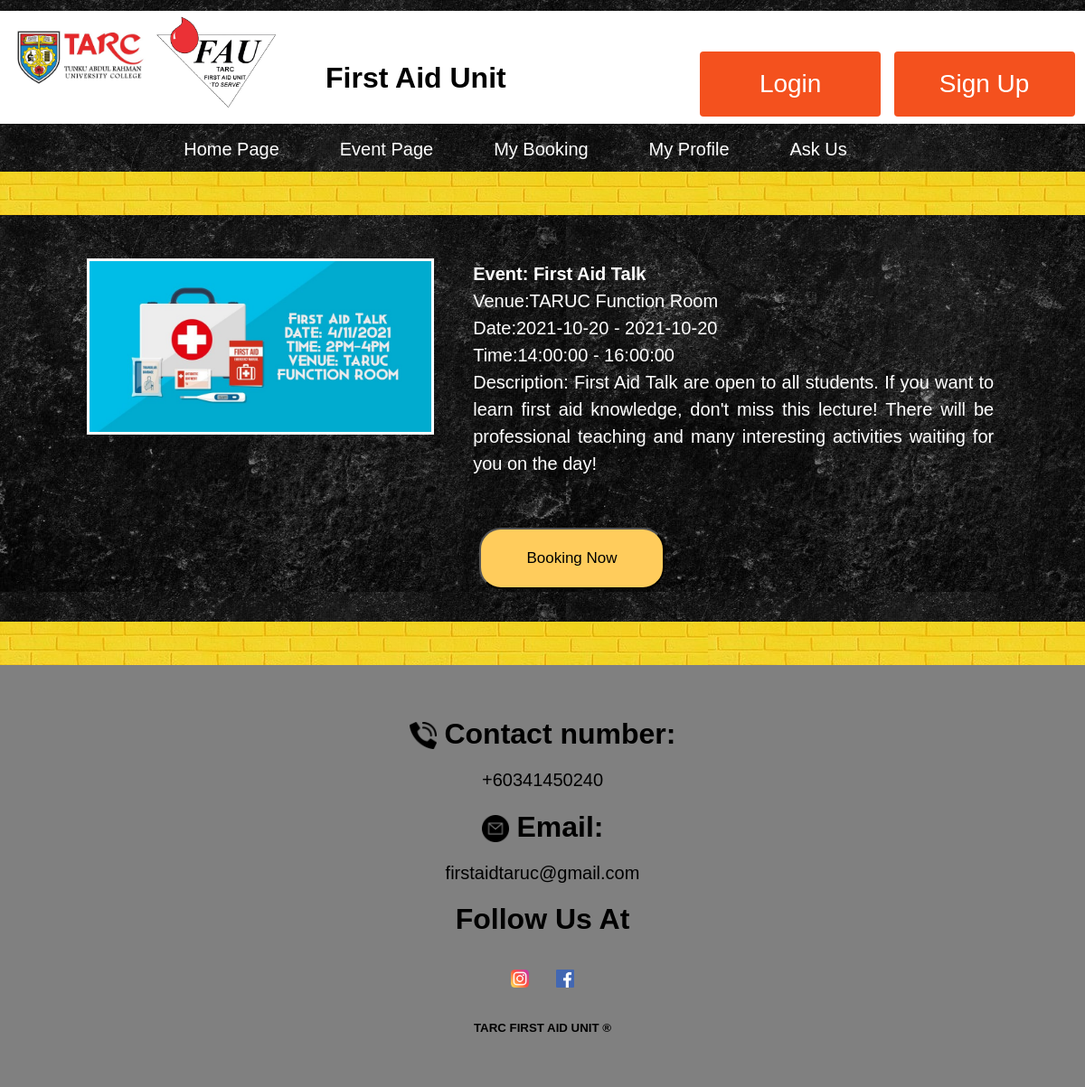
/srcClient/event_detail.php?id=1, run on the app's committed database.
### tables this page shows
CREATE TABLE `event` (
  `EventID` int(11) NOT NULL,
  `EventName` varchar(40) NOT NULL,
  `Category` varchar(30) NOT NULL,
  `StartDate` date NOT NULL,
  `EndDate` date NOT NULL,
  `StartTime` time NOT NULL,
  `EndTime` time NOT NULL,
  `Venue` varchar(40) NOT NULL,
  `No_of_Booking` int(11) NOT NULL,
  `Picture_location` varchar(40) NOT NULL,
  `Description` varchar(255) NOT NULL,
  `LimitBooking` int(11) NOT NULL
);

### srcClient/event_detail.php (the view, shortened to what this page needs)
<html>
    <head>
        <link rel="stylesheet" href="../css/layout.css">
        <link rel="stylesheet" href="../css/homepage.css">
        <link rel="stylesheet" href="../css/viewEvent.css">
        <link rel="stylesheet" href="../css/owl.carousel.css">
        <link rel="stylesheet" href="../css/owl.theme.default.css">
        <link href="https://unpkg.com/aos@2.3.1/dist/aos.css" rel="stylesheet">
    </head>
    <body>
        <?php
        if (isset($_SESSION['studentID']) && isset($_SESSION['email']) && isset($_SESSION['name']) && isset($_SESSION['phone']) && isset($_SESSION['gender']) && isset($_SESSION['faculty']) && isset($_SESSION['password'])) {
            require_once('header2.php');
        } else {
            require_once('header.php');
        }
        ?>
        <h1 style="background-image: url(../picture/background/background2.jpg);padding:2%;text-align: center;margin: 0px;color: black;"></h1>
        <div style="display: flex; background-image:url('../picture/background/background.jpg')">
            <?php
            parse_str($_SERVER['QUERY_STRING'], $queries);
            $con = new mysqli(DB_HOST, DB_USER, DB_PASS, DB_NAME);
            $sql = "SELECT * FROM event WHERE EventID=" . $queries['id'];
            if ($result = $con->query($sql)) {
                while ($row = $result->fetch_object()) {
                    echo('
                                <div data-aos="fade-up" style="width:40%">
                                <img src="' . $row->Picture_location . '" style="width: 80%;margin: 10% 0% 10% 20%;border-style: solid;border-color: white;"/>
                                </div>
                                <div data-aos="fade-up" style="width:60%" class="contain">
                                    <p><b>Event: ' . $row->EventName . '</b><br/>Venue:' . $row->Venue . '<br/>Date:' . $row->StartDate . ' - ' . $row->EndDate . '<br/>Time:' . $row->StartTime . ' - ' . $row->EndTime . '<br/>Description: ' . $row->Description . '</p>
                                    <div class="container"><button onclick="linkFunction(\'ticketbooking.php?id=' . $row->EventID . '\');"class="btn">Booking Now</button></div>
                                </div>'
                    );
                }
            }
            ?>
        </div>
        <div>
            <h1 style="padding: 2%;color:black;margin: 0px;background-image: url('../picture/background/background2.jpg');text-align:center;"></h1>
        </div>
    </body>
    <footer>
        <div data-aos="fade-up">
            <h1><img src="../picture/icon/phone.png" style="width:30px"/> Contact number:</h1><a href="tel:+60341450240" style="font-size:20px;">+60341450240</a>
            <h1><img src="../picture/icon/email.png" style="width:30px"/> Email:</h1><a href="mailto:@gmail.com" style="font-size:20px;">firstaidtaruc@gmail.com</a>
            <h1>Follow Us At</h1>
            <a href="https://www.instagram.com/taruc_fau/?utm_medium=copy_link" target="_blank"><img src="../picture/icon/instagram.png" style="width:50px;padding: 15px;"/></a><a href="https://www.facebook.com/FirstAidUnitTARUC" target="_blank"><img src="../picture/icon/facebook.png" style="width:50px;padding: 15px;"/></a>
            <article>
                <h5>TARC FIRST AID UNIT &reg</h5>
            </article>
        </div>
    </footer>
</html>

### css/layout.css (style rules this page uses)
h1 { font-family: Verdana, sans-serif; font-size: 2em; margin-block-start: 0.67em; margin-block-end: 0.67em; margin-inline-start: 0px; margin-inline-end: 0px; font-weight: bold; }
footer { background-color: grey; text-align: center; padding: 3%; }
a { color:black; text-decoration:none; font-size: 15px; }
body { font-family: Verdana, sans-serif; margin:0; line-height: unset; }

### css/homepage.css (style rules this page uses)
* { box-sizing: border-box }
img { vertical-align: middle; }

### css/viewEvent.css (style rules this page uses)
.contain p { text-align: justify; padding: 0% 14% 0% 6%; color: white; margin-top: 7%; line-height:30px; font-size:20px; }
.container .btn { margin: 5% 0% 5% 7%; padding: 22px 50px; background-color:#ffcc5c; border-radius: 24px; font-size: 17px; }

### data on the page
event: Picture_location (picture), EventName "First Aid Talk", Venue "TARUC Function Room", StartDate "2021-10-20", EndDate "2021-10-20", StartTime "14:00:00", EndTime "16:00:00", Description "First Aid Talk are open to all students. If you want to learn first aid knowledge, don't miss this lecture! There will be professional teaching and many interesting activities waiting for you on the day!"
